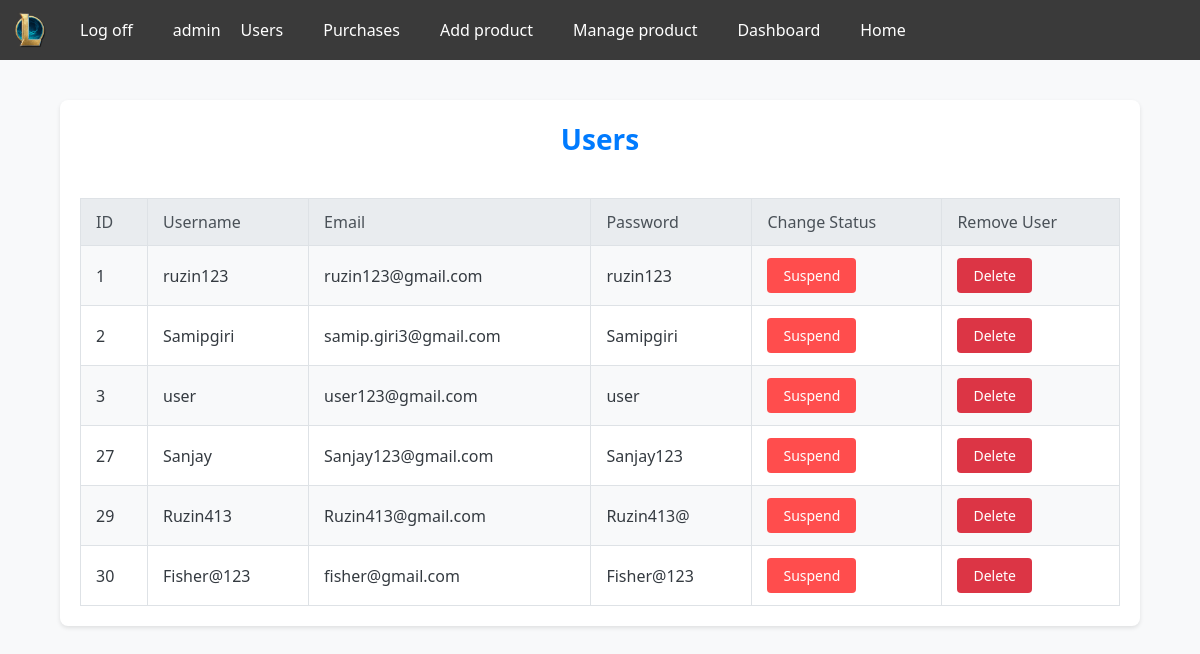
Screenshot of /user.php (signed in) with the database file from the repository.
### tables this page shows
CREATE TABLE `register` (
  `id` int(11) NOT NULL,
  `username` varchar(255) NOT NULL,
  `email` varchar(255) NOT NULL,
  `password` varchar(255) NOT NULL,
  `cpassword` varchar(255) NOT NULL,
  `status` varchar(50) NOT NULL
);

### user.php (the view, shortened to what this page needs)
<?php
include "hnf.php";
include "dbConnect.php";
$ad = "admin";
$q = "SELECT id, username, password, email, status FROM register WHERE username != '$ad'";
$result = mysqli_query($con, $q);
?>
<!DOCTYPE html>
<html lang="en">
<head>
    <link rel="stylesheet" href="usermange.css">
</head>
<body>
<div class="main-content">
    <div class="title">Users</div>
    <div class="content">
        <table border="1" class="table">
            <tr>
                <th>ID</th>
                <th>Username</th>
                <th>Email</th>
                <th>Password</th>
                <th>Change Status</th>
                <th>Remove User</th>
            </tr>
            <?php
            while ($row = mysqli_fetch_array($result, MYSQLI_ASSOC)) {
                $id = $row['id'];
                $statu = $row['status'];
                echo "<tr>";
                echo "<td>" . $row['id'] . "</td>";
                echo "<td>" . $row['username'] . "</td>";
                echo "<td>" . $row['email'] . "</td>";
                echo "<td>" . $row['password'] . "</td>";
                if ($statu == "valid") {
                    echo "<td><a class='btn btn-suspend' href='suspenduser.php?id=$id' onclick='return confirm(\"Are you sure you meant to suspend this user?\");'>Suspend</a></td>";
                } else {
                    echo "<td><a class='btn btn-unsuspend' href='unsuspenduser.php?id=$id' onclick='return confirm(\"Are you sure you meant to unsuspend this user?\");'>Unsuspend</a></td>";
                }
                echo "<td><a class='btn btn-delete' href='deleteuser.php?id=$id' onclick='return confirm(\"Are you sure to delete?\");'>Delete</a></td>";
                echo "</tr>";
            }
            ?>
        </table>
    </div>
</div>
</body>
</html>

### hnf.css (style rules this page uses)
body { margin: 0; padding: 0; font-family: Arial, sans-serif; }

### usermange.css (style rules this page uses)
* { margin: 0; padding: 0; box-sizing: border-box; }
body { font-family: 'Segoe UI', Tahoma, Geneva, Verdana, sans-serif; background-color: #f8f9fa; color: #343a40; }
.main-content { width: 90%; max-width: 1200px; margin: 40px auto; padding: 20px; background-color: #ffffff; border-radius: 8px; box-shadow: 0 2px 4px rgba(0, 0, 0, 0.1); }
.title { font-size: 28px; font-weight: 600; margin-bottom: 20px; text-align: center; color: #007bff; }
.content { overflow-x: auto; }
.table { width: 100%; border-collapse: collapse; margin-top: 20px; }
.table th, .table td { border: 1px solid #dee2e6; padding: 12px 15px; text-align: left; vertical-align: middle; }
.table th { background-color: #e9ecef; font-weight: 500; color: #495057; }
.table tr:nth-child(even) { background-color: #f8f9fa; }
.btn { padding: 8px 16px; border: none; border-radius: 4px; cursor: pointer; text-align: center; text-decoration: none; display: inline-block; font-size: 14px; transition: background-color 0.3s ease, transform 0.2s ease; }
.btn-suspend { background-color: #ff4d4d; color: #ffffff; }
.btn-delete { background-color: #dc3545; color: #ffffff; }

### rows the page displays
register: id "1", username "ruzin123", email "ruzin123@gmail.com", password "ruzin123"
register: id "2", username "Samipgiri", email "samip.giri3@gmail.com", password "Samipgiri"
register: id "3", username "user", email "user123@gmail.com", password "user"
register: id "27", username "Sanjay", email "Sanjay123@gmail.com", password "Sanjay123"
register: id "29", username "Ruzin413", email "Ruzin413@gmail.com", password "Ruzin413@"
register: id "30", username "Fisher@123", email "fisher@gmail.com", password "Fisher@123"

### other values shown
$_SESSION['username'] "admin"
